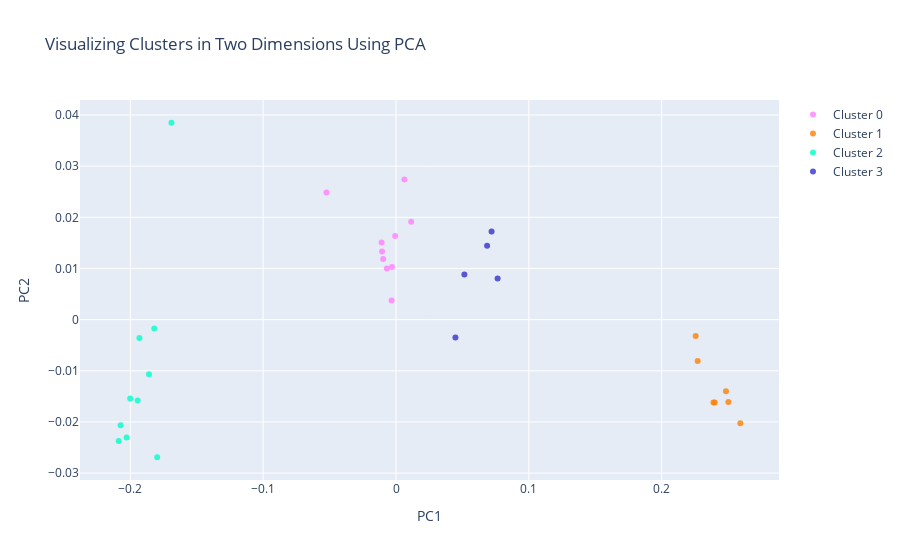

The notebook cell saved with this chart:
### Code cell
%matplotlib inline
%matplotlib notebook

#Instructions for building the 2-D plot

#trace1 is for 'Cluster 0'
trace1 = go.Scatter(
                    x = cluster0["PC1_2d"],
                    y = cluster0["PC2_2d"],
                    mode = "markers",
                    name = "Cluster 0",
                    marker = dict(color = 'rgba(255, 128, 255, 0.8)'),
                    text = None)

#trace2 is for 'Cluster 1'
trace2 = go.Scatter(
                    x = cluster1["PC1_2d"],
                    y = cluster1["PC2_2d"],
                    mode = "markers",
                    name = "Cluster 1",
                    marker = dict(color = 'rgba(255, 128, 2, 0.8)'),
                    text = None)

#trace3 is for 'Cluster 2'
trace3 = go.Scatter(
                    x = cluster2["PC1_2d"],
                    y = cluster2["PC2_2d"],
                    mode = "markers",
                    name = "Cluster 2",
                    marker = dict(color = 'rgba(0, 255, 200, 0.8)'),
                    text = None)

trace4 = go.Scatter(
                    x = cluster3["PC1_2d"],
                    y = cluster3["PC2_2d"],
                    mode = "markers",
                    name = "Cluster 3",
                    marker = dict(color = 'rgba(50, 50, 200, 0.8)'),
                    text = None)

data = [trace1, trace2, trace3, trace4]

title = "Visualizing Clusters in Two Dimensions Using PCA"

layout = dict(title = title,
              xaxis= dict(title= 'PC1',ticklen= 5,zeroline= False),
              yaxis= dict(title= 'PC2',ticklen= 5,zeroline= False)
             )

fig = dict(data = data, layout = layout)

iplot(fig)

### Figure 1 — Plotly figure (JSON) as saved in the notebook; plotly's stock layout.template omitted (floating-point values rounded to 4 significant figures)
{"data": [{"marker": {"color": "rgba(255, 128, 255, 0.8)"}, "mode": "markers", "name": "Cluster 0", "type": "scatter", "x": [0.01143, -0.0006435, -0.009638, -0.01084, -0.01049, -0.006867, -0.002986, -0.05232, -0.003303, 0.006341], "y": [0.01913, 0.01634, 0.01187, 0.01506, 0.01332, 0.009985, 0.0103, 0.02484, 0.003749, 0.02738]}, {"marker": {"color": "rgba(255, 128, 2, 0.8)"}, "mode": "markers", "name": "Cluster 1", "type": "scatter", "x": [0.2592, 0.2256, 0.2399, 0.2484, 0.239, 0.2502, 0.2271], "y": [-0.02026, -0.003222, -0.01618, -0.01402, -0.01619, -0.01609, -0.008087]}, {"marker": {"color": "rgba(0, 255, 200, 0.8)"}, "mode": "markers", "name": "Cluster 2", "type": "scatter", "x": [-0.1798, -0.182, -0.169, -0.2088, -0.1945, -0.1932, -0.186, -0.2028, -0.2001, -0.2073], "y": [-0.0269, -0.001756, 0.03848, -0.0237, -0.0158, -0.003583, -0.01066, -0.02306, -0.01539, -0.02063]}, {"marker": {"color": "rgba(50, 50, 200, 0.8)"}, "mode": "markers", "name": "Cluster 3", "type": "scatter", "x": [0.0765, 0.05149, 0.06858, 0.07193, 0.04475], "y": [0.008046, 0.008829, 0.01443, 0.01723, -0.003478]}], "layout": {"title": {"text": "Visualizing Clusters in Two Dimensions Using PCA"}, "xaxis": {"ticklen": 5, "title": {"text": "PC1"}, "zeroline": false}, "yaxis": {"ticklen": 5, "title": {"text": "PC2"}, "zeroline": false}}}
